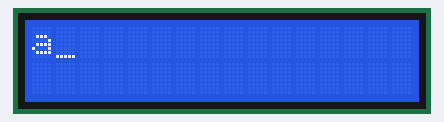
Simulated run of this sketch. Board: Arduino Uno, built with avr-gcc and run on an emulated ATmega328P. On the bench: 16×2 character LCD.

Above: at 0.1 s.
At 4.1 s:
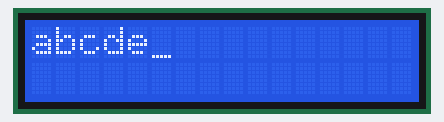
At 9.1 s:
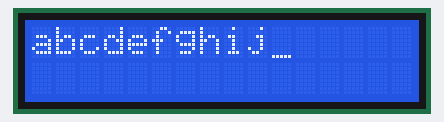
At 19.1 s:
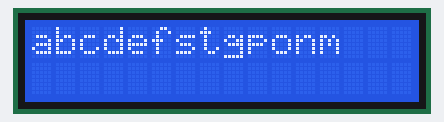
At 28.1 s:
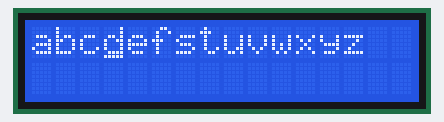
At 38.1 s:
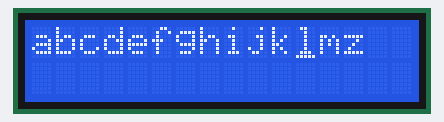

Measured:
- what the display in image 1 shows lasts 1.0 s, from 4.1 s to 5.1 s

The sketch:

sketch_nov13e_Text_Direction_Example.ino
```cpp
#include <LiquidCrystal.h>

const int rs = 12, e = 11, d4 = 5, d5 = 4, d6 = 3, d7 = 2;
LiquidCrystal lcd(rs, e, d4, d5, d6, d7);

int thisChar = 'a';

void setup() {
  lcd.begin(16, 2);
  lcd.cursor();
}

void loop(){
  if (thisChar =='m') {
    lcd.rightToLeft();
  }
  if (thisChar == 's') {
    lcd.leftToRight();
  }
  if (thisChar > 'z') {
    lcd.home();
    thisChar = 'a';
  }
  lcd.write(thisChar);
  delay(1000);

  thisChar++;
}
```
